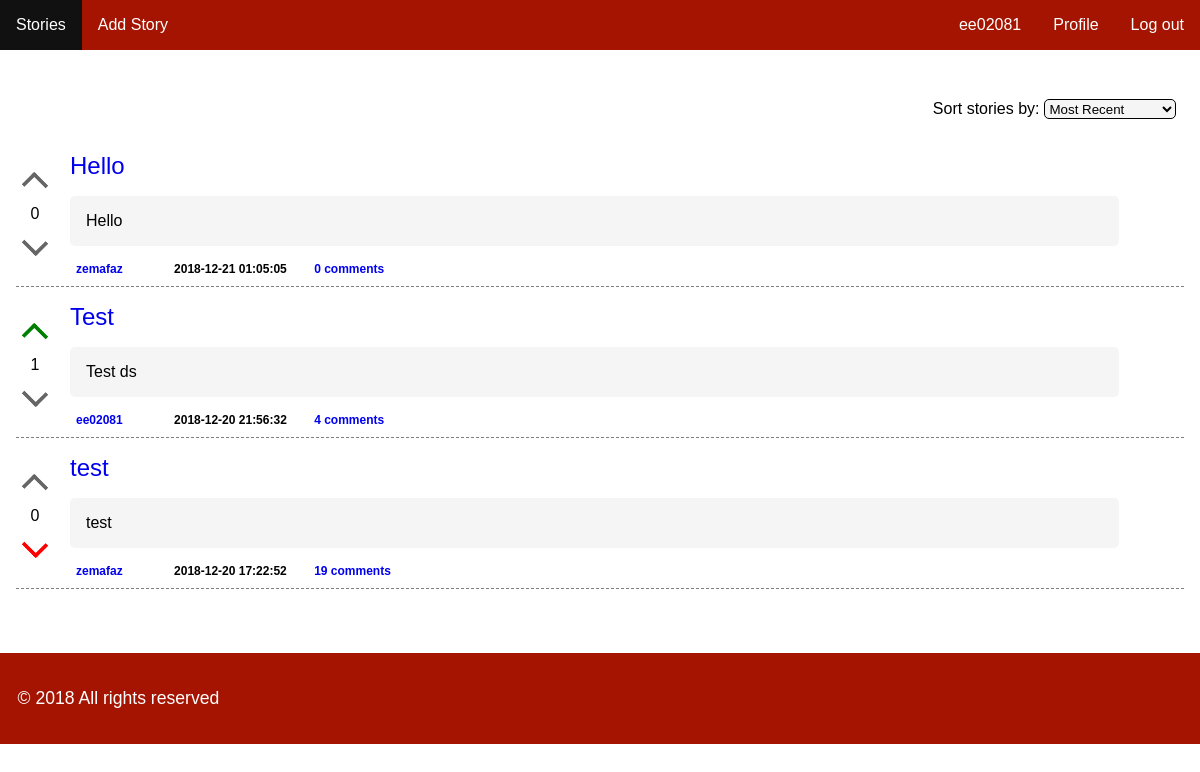
The page /pages/stories.php (signed in) on the database its author committed.
### tables this page shows
CREATE TABLE story (    
    id INTEGER PRIMARY KEY AUTOINCREMENT NOT NULL,
    channel_id INTEGER,
    user_id INTEGER,
    title VARCHAR NOT NULL,
    description VARCHAR NOT NULL,
    date DATETIME NOT NULL,
    karma INTEGER,
        FOREIGN KEY (channel_id) REFERENCES channel(id),
        FOREIGN KEY (user_id) REFERENCES user(id)
);

### pages/stories.php (called while the page is built)
<?php
	include_once('../config/init.php');
	include_once('../templates/header.php');
	include_once('../database/story.php');
	if(isset($_SESSION['username'])) {
		include_once('../database/user.php');
		$currentUser = getCurrentUser();
	}
	if(isset($_GET['sort'])) {
		$stories = getAllStories($_GET['sort']);
		$sort = $_GET['sort'];
	} else
		$stories = getAllStories("recent");
	include_once('../templates/list_stories.php');
	include_once('../templates/footer.php');
?>

### database/story.php (called while the page is built, shortened)
<?php
	function getAllStories($sort) {
		global $conn;
		switch($sort){
			case "recent":
				$stmt = $conn->prepare("SELECT story.*, COUNT(comment.story_id)as nrComm,  user.username as usrname FROM story left join comment on story.id=comment.story_id left join user on story.user_id=user.id group by story.id ORDER BY `date` DESC");
				break;
		}
		$stmt->execute();
		return $stmt->fetchAll();
	}
	function hasUserAlreadyUpvotedStory($user_id, $story_id)
	{
		global $conn;
		$stmt = $conn->prepare('SELECT * FROM voteStory WHERE user_id = ? AND story_id = ? AND up_down = 1');
		$stmt->execute(array($user_id, $story_id));
		return $stmt->fetchAll();
	}
	function hasUserAlreadyDownvotedStory($user_id, $story_id)
	{
		global $conn;
		$stmt = $conn->prepare('SELECT * FROM voteStory WHERE user_id = ? AND story_id = ? AND up_down = -1');
		$stmt->execute(array($user_id, $story_id));
		return $stmt->fetchAll();
	}
?>

### database/user.php (called while the page is built, shortened)
<?php
  function getCurrentUser()
  {
    global $conn;
    $access=$conn->prepare('SELECT * FROM user WHERE username=?');
    $access->execute(array($_SESSION['username']));
    $currentUser=$access->fetch();
    return $currentUser;
  }
?>

### templates/list_stories.php (the view, shortened to what this page needs)
<section id="stories">
	<form action="../actions/action_sort.php" method="POST" id='sort'>
		<div class="form-group">
		        <label for="sorting">Sort stories by: </label>
		        <select id="sorting" name="sort">
		            <option value="recent" <?php echo ( isset($sort) && $sort == 'recent' ? 'selected' : ''); ?>>Most Recent</option>
		        </select>
				</div>
		</form>
	<?php foreach ($stories as $key => $story) { ?>
		<article id = 'story-holder-<?php echo $story['id'] ?>' class="story">
			<div id = 'vote'>
				<a href="#story-holder-<?php echo $story['id'] ?>" onclick="upvoteStory('<?php echo $story["id"] ?>')" class="vote upvote <?php echo ( isset($currentUser) && hasUserAlreadyUpvotedStory($currentUser['id'], $story['id']) ? 'voted' : '' ) ?>">
					<div class="arrow-up"></div>
				</a>
				<div class="karma">
					<?php echo( is_null($story['karma']) ? '0' : $story['karma'] ); ?>
				</div>
				<a href="#story-holder-<?php echo $story['id'] ?>" onclick="downvoteStory('<?php echo $story["id"] ?>')" class="vote downvote <?php echo ( isset($currentUser) && hasUserAlreadyDownvotedStory($currentUser['id'], $story['id']) ? 'voted' : '' ) ?>">
					<div class="arrow-down"></div>
				</a>
			</div>
			<div id = 'listStory'>
				<div class = 'listStory-title'>
						<a href="../pages/story.php?id=<?php echo $story['id']; ?>">
							<?php echo $story['title']; ?>
						</a>
				</div>
				<div class="listStory-description">
					<?php echo $story['description']; ?>
				</div>
				<div class = 'listStory-footer'>
					<a class="author" href="../pages/profile.php?profile=<?php echo $story['usrname']; ?>"><?php echo $story['usrname']; ?></a>
					<span class="tags">
					</span>
					<span class="date">
						<?php echo $story['date']; ?>
					</span>
					<a class="comments" href="../pages/story.php?id=<?php echo $story['id']; ?>"><?php echo $story['nrComm']; ?> comments</a>
				</div>
			</div>
		</article>
		<?php } ?>
</section>

### css/allpages.css (style rules this page uses)
body { max-width: 1220px; min-height: 100vh; margin: 0 auto; font-family: 'Montserrat', sans-serif; -webkit-font-smoothing: antialiased; color: #000000; box-shadow: 0px 30px 40px rgba(0,0,0,.1); }

### css/main.css (style rules this page uses)
#listStory { width: 100%; }
select { border : 1px solid black; border-radius: 5px; padding: 0.5px; background-color: #F5F5F5; }
#stories { display: block; padding: 1em; }
#sort { margin-top: 25px; margin-bottom: 25px; text-align: right; }
#sort > * { padding: 0.5em; }
.story, #story { display:flex; align-items: center; padding-bottom: 10px; border-bottom: 1px dashed gray; margin-top: 1em; }
#vote { display: block; text-align: center; }
.arrow-up { position: relative; display: inline-block; vertical-align: middle; color: #666; box-sizing: border-box; width: 18px; height: 20px; border-width: 4px 4px 0 0; border-style: solid; margin: 10px; border-radius: 0 2px 0 0; transform: rotate(-45deg); }
.voted .arrow-up, .arrow-up:hover { color: green; }
.arrow-down { position: relative; display: inline-block; vertical-align: middle; color: #666; box-sizing: border-box; width: 18px; height: 20px; border-width: 4px 4px 0 0; border-style: solid; margin: 10px; border-radius: 0 2px 0 0; transform: rotate(135deg); }
.voted .arrow-down, .arrow-down:hover { color: red; }
.listStory-title { padding: 0em 1em 1em 1em; }
.listStory-title > * { text-decoration: none; font-size: 24px; }
.listStory-description { margin: 0em 1em 1em 1em; border-radius: 5px; background-color: #F5F5F5; text-align: justify; width: 90%; padding: 1rem; }
.listStory-footer { padding: 0rem 1rem 0rem 1rem; font-size: 12px; }
.listStory-footer > * { margin-right: 1em; padding: 0.5em; border-radius: 5px; text-align: center; font-weight: bold; text-decoration-line: none; text-decoration-color: blue; border-radius: 5px; }

### rows shown on the page
story: karma "0", title "Hello", description "Hello", usrname "zemafaz", date "2018-12-21 01:05:05", nrComm "0"
story: karma "1", title "Test", description "Test ds", usrname "ee02081", date "2018-12-20 21:56:32", nrComm "4"
story: karma "0", title "test", description "test", usrname "zemafaz", date "2018-12-20 17:22:52", nrComm "19"

### other values the page prints
$_SESSION['username'] "ee02081"
